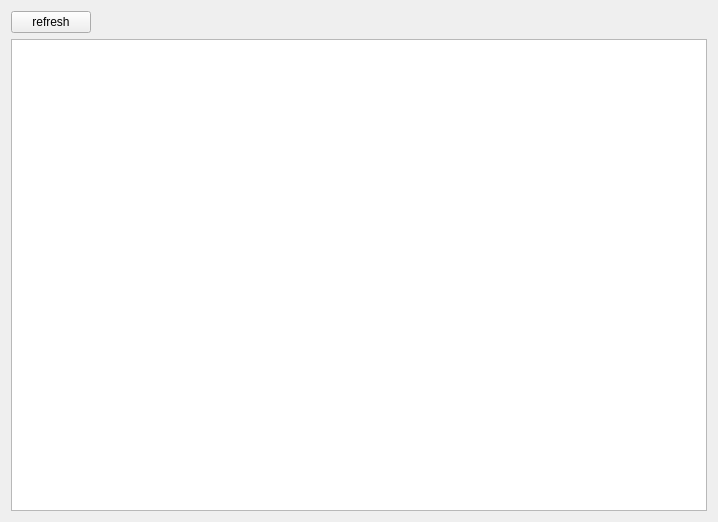
<?xml version="1.0" encoding="UTF-8"?>
<ui version="4.0">
 <class>InstrumentsForm</class>
 <widget class="QWidget" name="InstrumentsForm">
  <property name="geometry">
   <rect>
    <x>0</x>
    <y>0</y>
    <width>718</width>
    <height>522</height>
   </rect>
  </property>
  <property name="windowTitle">
   <string>Form</string>
  </property>
  <layout class="QVBoxLayout" name="verticalLayout">
   <item>
    <layout class="QHBoxLayout" name="horizontalLayout">
     <item>
      <widget class="QPushButton" name="refreshButton">
       <property name="text">
        <string>refresh</string>
       </property>
      </widget>
     </item>
     <item>
      <spacer name="horizontalSpacer">
       <property name="orientation">
        <enum>Qt::Horizontal</enum>
       </property>
       <property name="sizeHint" stdset="0">
        <size>
         <width>40</width>
         <height>20</height>
        </size>
       </property>
      </spacer>
     </item>
    </layout>
   </item>
   <item>
    <widget class="QTableWidget" name="tableWidget"/>
   </item>
  </layout>
 </widget>
 <resources/>
 <connections/>
</ui>
